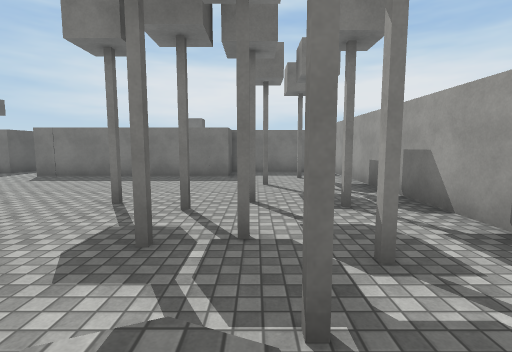
[1] (above)

14 first-person views from a walk through a 3-D level made in the Unity game engine. The camera is 1.2 m above the floor, tilts 6° down and sees 85° across. Doors are open. The floor is counted in squares, 2 m on a side. Each view is taken from the middle of a square. On the plan, view 1 faces up. The plan holds only what a view shows up to about 9 squares ahead; the rest is blank. The place goes on beyond the plan. The player character is not drawn. Some animated figures are not drawn. Surface patterns are stand-ins for the level's own textures.

[2]
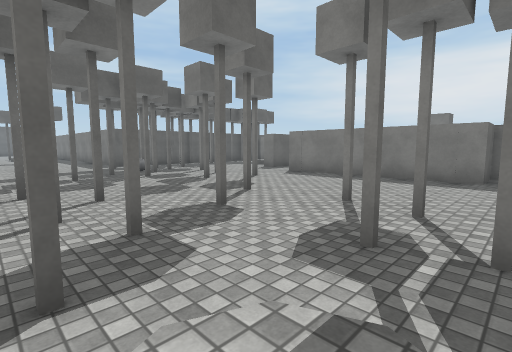

[3]
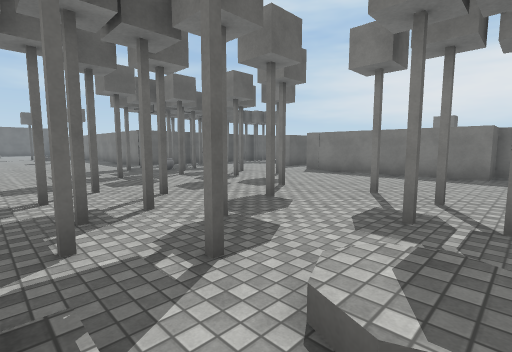

[4]
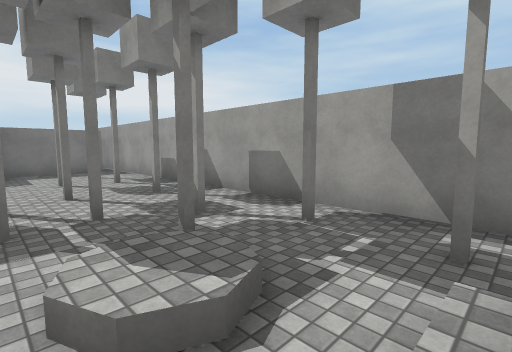

[5]
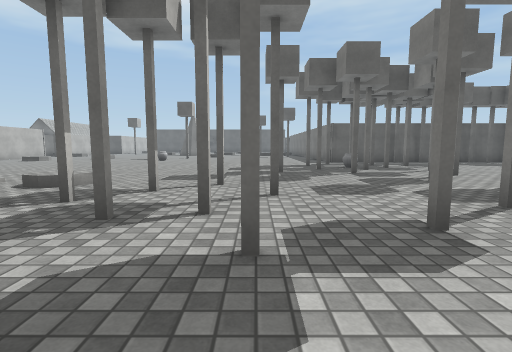

[6]
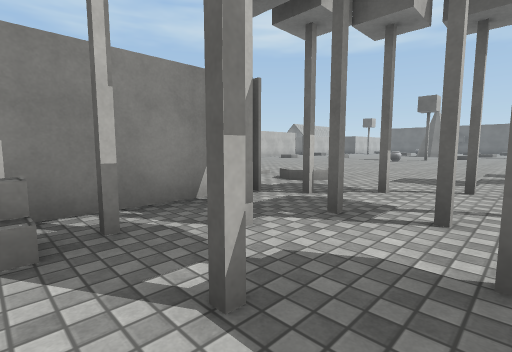

[7]
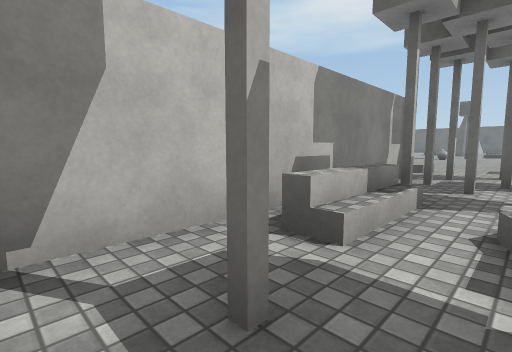

[8]
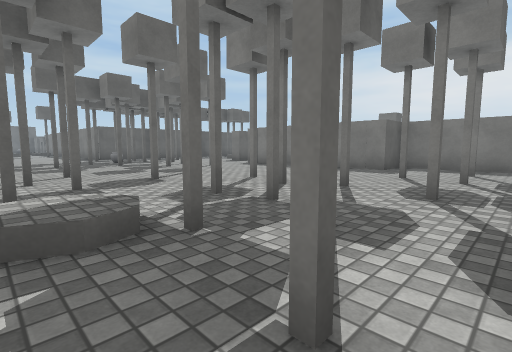

[9]
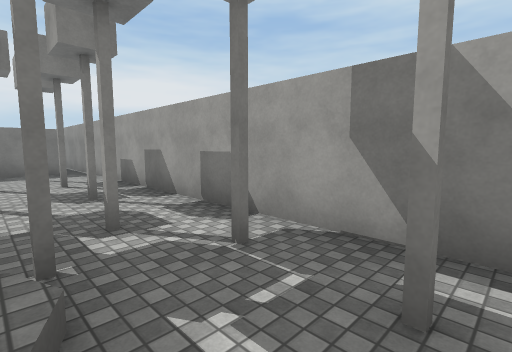

[10]
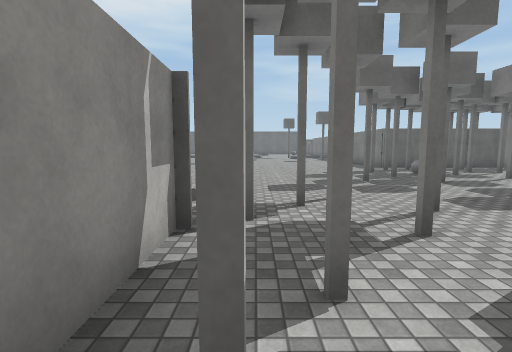

[11]
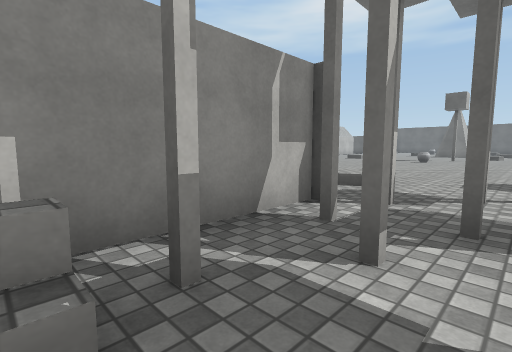

[12]
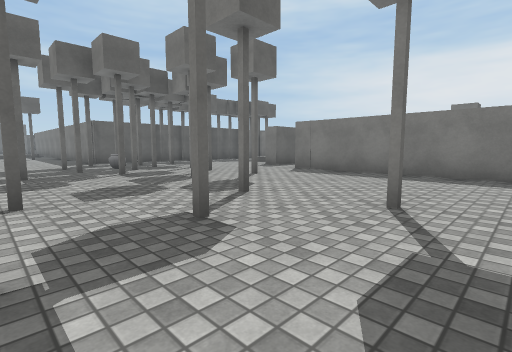

[13]
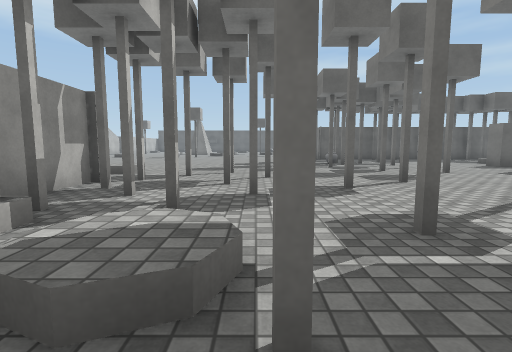

[14]
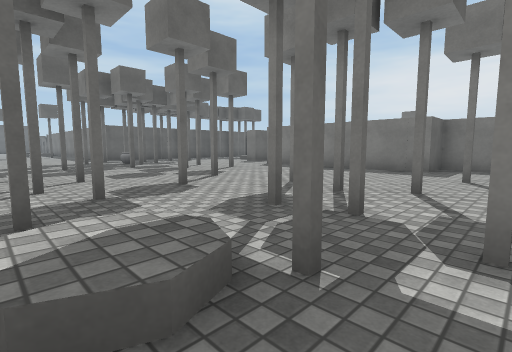

### Floor plan
Key: @ floor where view 1 was taken; # wall or solid block; . floor; / step, stairs or slope; C cube; T thing the floor can be seen under or through; O other object.
Columns run from 12 left of view 1 to 3 right of it. Each row starts with its distance up from view 1.
  9      #     #####
  8    ....    #...#
  7    ....#####...#
  6   #..........#.#
  5  ###CC.C.......#
  4  #.OC.#.C.C.CC.#
  3  #..C#.........#
  2 .........C.C#C.#
  1 ........CT .C.C#
  0 .......#.TT/@..#
 -1 ........TTT//#.#
 -2  .......TT######
 -3   ......
 -4   ..../
 -5   ....
 -6   ...

Positions as (right, up) in squares from view 1, and headings:
1: (0, 0), facing up
2: (0, 0), facing up-left
3: (0, -1), facing up-left
4: (-1, -1), facing up-right
5: (-1, 1), facing left
6: (-1, 1), facing down-left
7: (2, 0), facing down-left
8: (2, 0), facing up-left
9: (0, -1), facing up-right
10: (-1, -1), facing left
11: (-1, 0), facing down-left
12: (-1, 1), facing up-left
13: (1, 1), facing left
14: (1, 0), facing up-left
